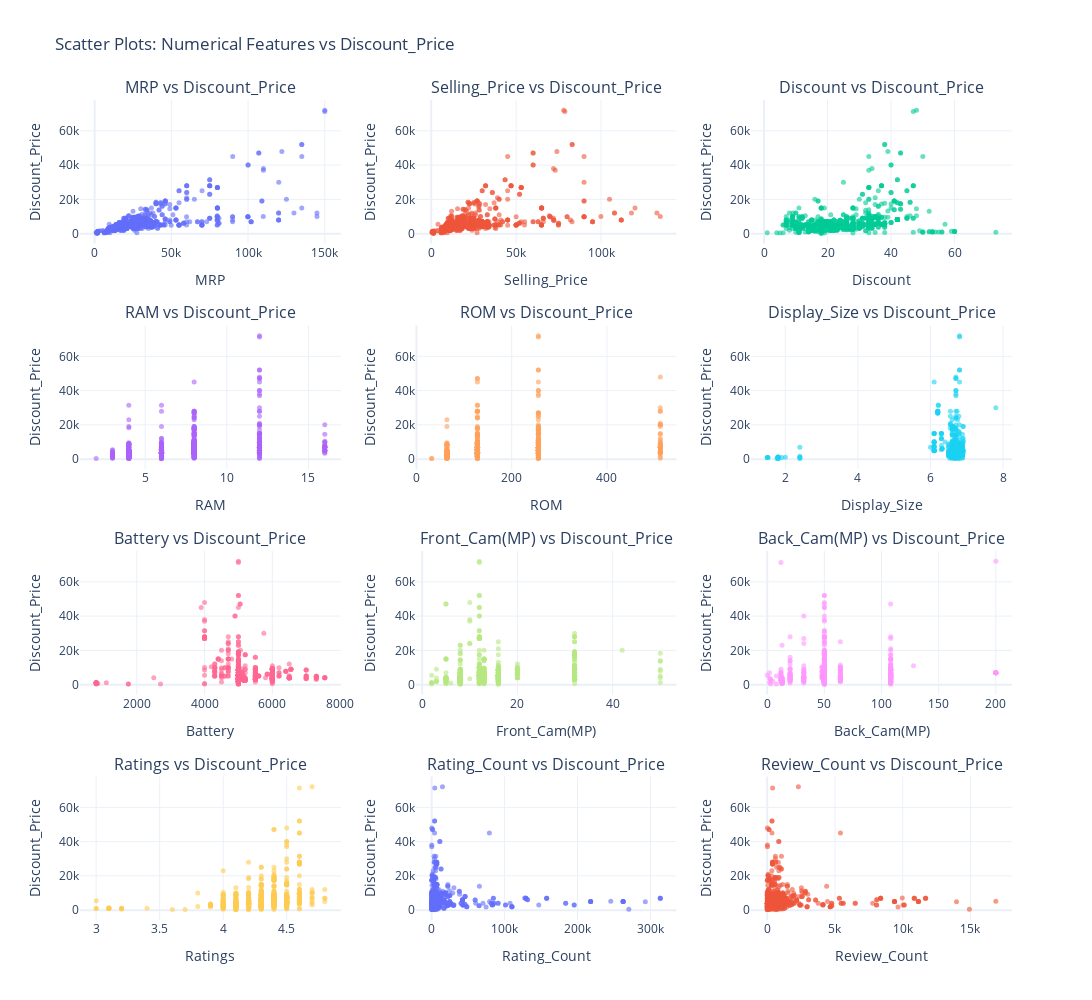

Notebook source saved alongside this figure:
### Code cell
import plotly.express as px
import plotly.subplots as sp
import plotly.graph_objects as go

# List of numerical columns (excluding Discount_Price)
num_cols = [col for col in df.select_dtypes(include='number').columns if col != 'Discount_Price']
# Create subplot grid (adjust as per number of columns)
rows = 4
cols = 3
fig = sp.make_subplots(rows=rows, cols=cols, subplot_titles=[f"{col} vs Discount_Price" for col in num_cols],horizontal_spacing=0.08,vertical_spacing=0.1)
# Add scatter plots with axis labels
for i, col in enumerate(num_cols):
    row = i // cols + 1
    col_idx = i % cols + 1
    fig.add_trace(
        go.Scatter(
            x=df[col], 
            y=df['Discount_Price'], 
            mode='markers',
            marker=dict(size=5, opacity=0.6),
            name=col
        ),
        row=row, col=col_idx
    )
    
    # Add axis titles for each subplot
    fig.update_xaxes(title_text=col, row=row, col=col_idx)
    fig.update_yaxes(title_text='Discount_Price', row=row, col=col_idx)

# Update layout
fig.update_layout(height=1000, width=1200, title_text="Scatter Plots: Numerical Features vs Discount_Price",showlegend=False,template="plotly_white")
fig.show()

### Figure 1 — Plotly figure (JSON) as saved in the notebook; plotly's stock layout.template omitted (floating-point values rounded to 4 significant figures; data arrays with more than 128 entries replaced by an {"elided": "..."} marker saying what was removed)
{"data": [{"marker": {"opacity": 0.6, "size": 5}, "mode": "markers", "name": "MRP", "type": "scatter", "x": {"elided": "885 int values"}, "xaxis": "x", "y": {"elided": "885 int values"}, "yaxis": "y"}, {"marker": {"opacity": 0.6, "size": 5}, "mode": "markers", "name": "Selling_Price", "type": "scatter", "x": {"elided": "885 int values"}, "xaxis": "x2", "y": {"elided": "885 int values"}, "yaxis": "y2"}, {"marker": {"opacity": 0.6, "size": 5}, "mode": "markers", "name": "Discount", "type": "scatter", "x": {"elided": "885 int values"}, "xaxis": "x3", "y": {"elided": "885 int values"}, "yaxis": "y3"}, {"marker": {"opacity": 0.6, "size": 5}, "mode": "markers", "name": "RAM", "type": "scatter", "x": {"elided": "885 int values"}, "xaxis": "x4", "y": {"elided": "885 int values"}, "yaxis": "y4"}, {"marker": {"opacity": 0.6, "size": 5}, "mode": "markers", "name": "ROM", "type": "scatter", "x": {"elided": "885 int values"}, "xaxis": "x5", "y": {"elided": "885 int values"}, "yaxis": "y5"}, {"marker": {"opacity": 0.6, "size": 5}, "mode": "markers", "name": "Display_Size", "type": "scatter", "x": {"elided": "885 float values"}, "xaxis": "x6", "y": {"elided": "885 int values"}, "yaxis": "y6"}, {"marker": {"opacity": 0.6, "size": 5}, "mode": "markers", "name": "Battery", "type": "scatter", "x": {"elided": "885 int values"}, "xaxis": "x7", "y": {"elided": "885 int values"}, "yaxis": "y7"}, {"marker": {"opacity": 0.6, "size": 5}, "mode": "markers", "name": "Front_Cam(MP)", "type": "scatter", "x": {"elided": "885 int values"}, "xaxis": "x8", "y": {"elided": "885 int values"}, "yaxis": "y8"}, {"marker": {"opacity": 0.6, "size": 5}, "mode": "markers", "name": "Back_Cam(MP)", "type": "scatter", "x": {"elided": "885 int values"}, "xaxis": "x9", "y": {"elided": "885 int values"}, "yaxis": "y9"}, {"marker": {"opacity": 0.6, "size": 5}, "mode": "markers", "name": "Ratings", "type": "scatter", "x": {"elided": "885 float values"}, "xaxis": "x10", "y": {"elided": "885 int values"}, "yaxis": "y10"}, {"marker": {"opacity": 0.6, "size": 5}, "mode": "markers", "name": "Rating_Count", "type": "scatter", "x": {"elided": "885 int values"}, "xaxis": "x11", "y": {"elided": "885 int values"}, "yaxis": "y11"}, {"marker": {"opacity": 0.6, "size": 5}, "mode": "markers", "name": "Review_Count", "type": "scatter", "x": {"elided": "885 int values"}, "xaxis": "x12", "y": {"elided": "885 int values"}, "yaxis": "y12"}], "layout": {"annotations": [{"font": {"size": 16}, "showarrow": false, "text": "MRP vs Discount_Price", "x": 0.14, "xanchor": "center", "xref": "paper", "y": 1, "yanchor": "bottom", "yref": "paper"}, {"font": {"size": 16}, "showarrow": false, "text": "Selling_Price vs Discount_Price", "x": 0.5, "xanchor": "center", "xref": "paper", "y": 1, "yanchor": "bottom", "yref": "paper"}, {"font": {"size": 16}, "showarrow": false, "text": "Discount vs Discount_Price", "x": 0.86, "xanchor": "center", "xref": "paper", "y": 1, "yanchor": "bottom", "yref": "paper"}, {"font": {"size": 16}, "showarrow": false, "text": "RAM vs Discount_Price", "x": 0.14, "xanchor": "center", "xref": "paper", "y": 0.725, "yanchor": "bottom", "yref": "paper"}, {"font": {"size": 16}, "showarrow": false, "text": "ROM vs Discount_Price", "x": 0.5, "xanchor": "center", "xref": "paper", "y": 0.725, "yanchor": "bottom", "yref": "paper"}, {"font": {"size": 16}, "showarrow": false, "text": "Display_Size vs Discount_Price", "x": 0.86, "xanchor": "center", "xref": "paper", "y": 0.725, "yanchor": "bottom", "yref": "paper"}, {"font": {"size": 16}, "showarrow": false, "text": "Battery vs Discount_Price", "x": 0.14, "xanchor": "center", "xref": "paper", "y": 0.45, "yanchor": "bottom", "yref": "paper"}, {"font": {"size": 16}, "showarrow": false, "text": "Front_Cam(MP) vs Discount_Price", "x": 0.5, "xanchor": "center", "xref": "paper", "y": 0.45, "yanchor": "bottom", "yref": "paper"}, {"font": {"size": 16}, "showarrow": false, "text": "Back_Cam(MP) vs Discount_Price", "x": 0.86, "xanchor": "center", "xref": "paper", "y": 0.45, "yanchor": "bottom", "yref": "paper"}, {"font": {"size": 16}, "showarrow": false, "text": "Ratings vs Discount_Price", "x": 0.14, "xanchor": "center", "xref": "paper", "y": 0.175, "yanchor": "bottom", "yref": "paper"}, {"font": {"size": 16}, "showarrow": false, "text": "Rating_Count vs Discount_Price", "x": 0.5, "xanchor": "center", "xref": "paper", "y": 0.175, "yanchor": "bottom", "yref": "paper"}, {"font": {"size": 16}, "showarrow": false, "text": "Review_Count vs Discount_Price", "x": 0.86, "xanchor": "center", "xref": "paper", "y": 0.175, "yanchor": "bottom", "yref": "paper"}], "height": 1000, "showlegend": false, "title": {"text": "Scatter Plots: Numerical Features vs Discount_Price"}, "width": 1200, "xaxis": {"anchor": "y", "autorange": true, "domain": [0, 0.28], "range": [-9301.0, 160300.0], "title": {"text": "MRP"}, "type": "linear"}, "xaxis10": {"anchor": "y10", "autorange": true, "domain": [0, 0.28], "range": [2.876, 4.924], "title": {"text": "Ratings"}, "type": "linear"}, "xaxis11": {"anchor": "y11", "autorange": true, "domain": [0.36, 0.64], "range": [-21650.0, 335200.0], "title": {"text": "Rating_Count"}, "type": "linear"}, "xaxis12": {"anchor": "y12", "autorange": true, "domain": [0.72, 1], "range": [-1167.0, 18040.0], "title": {"text": "Review_Count"}, "type": "linear"}, "xaxis2": {"anchor": "y2", "autorange": true, "domain": [0.36, 0.64], "range": [-9040.0, 144200.0], "title": {"text": "Selling_Price"}, "type": "linear"}, "xaxis3": {"anchor": "y3", "autorange": true, "domain": [0.72, 1], "range": [-3.977, 77.98], "title": {"text": "Discount"}, "type": "linear"}, "xaxis4": {"anchor": "y4", "autorange": true, "domain": [0, 0.28], "range": [1.032, 16.97], "title": {"text": "RAM"}, "type": "linear"}, "xaxis5": {"anchor": "y5", "autorange": true, "domain": [0.36, 0.64], "range": [-1.181, 545.2], "title": {"text": "ROM"}, "type": "linear"}, "xaxis6": {"anchor": "y6", "autorange": true, "domain": [0.72, 1], "range": [1.064, 8.236], "title": {"text": "Display_Size"}, "type": "linear"}, "xaxis7": {"anchor": "y7", "autorange": true, "domain": [0, 0.28], "range": [333.4, 8017.0], "title": {"text": "Battery"}, "type": "linear"}, "xaxis8": {"anchor": "y8", "autorange": true, "domain": [0.36, 0.64], "range": [-1.318, 53.32], "title": {"text": "Front_Cam(MP)"}, "type": "linear"}, "xaxis9": {"anchor": "y9", "autorange": true, "domain": [0.72, 1], "range": [-13.83, 213.8], "title": {"text": "Back_Cam(MP)"}, "type": "linear"}, "yaxis": {"anchor": "x", "autorange": true, "domain": [0.825, 1], "range": [-5763.0, 78010.0], "title": {"text": "Discount_Price"}, "type": "linear"}, "yaxis10": {"anchor": "x10", "autorange": true, "domain": [0, 0.175], "range": [-5763.0, 78010.0], "title": {"text": "Discount_Price"}, "type": "linear"}, "yaxis11": {"anchor": "x11", "autorange": true, "domain": [0, 0.175], "range": [-5763.0, 78010.0], "title": {"text": "Discount_Price"}, "type": "linear"}, "yaxis12": {"anchor": "x12", "autorange": true, "domain": [0, 0.175], "range": [-5763.0, 78010.0], "title": {"text": "Discount_Price"}, "type": "linear"}, "yaxis2": {"anchor": "x2", "autorange": true, "domain": [0.825, 1], "range": [-5763.0, 78010.0], "title": {"text": "Discount_Price"}, "type": "linear"}, "yaxis3": {"anchor": "x3", "autorange": true, "domain": [0.825, 1], "range": [-5763.0, 78010.0], "title": {"text": "Discount_Price"}, "type": "linear"}, "yaxis4": {"anchor": "x4", "autorange": true, "domain": [0.55, 0.725], "range": [-5763.0, 78010.0], "title": {"text": "Discount_Price"}, "type": "linear"}, "yaxis5": {"anchor": "x5", "autorange": true, "domain": [0.55, 0.725], "range": [-5763.0, 78010.0], "title": {"text": "Discount_Price"}, "type": "linear"}, "yaxis6": {"anchor": "x6", "autorange": true, "domain": [0.55, 0.725], "range": [-5763.0, 78010.0], "title": {"text": "Discount_Price"}, "type": "linear"}, "yaxis7": {"anchor": "x7", "autorange": true, "domain": [0.275, 0.45], "range": [-5763.0, 78010.0], "title": {"text": "Discount_Price"}, "type": "linear"}, "yaxis8": {"anchor": "x8", "autorange": true, "domain": [0.275, 0.45], "range": [-5763.0, 78010.0], "title": {"text": "Discount_Price"}, "type": "linear"}, "yaxis9": {"anchor": "x9", "autorange": true, "domain": [0.275, 0.45], "range": [-5763.0, 78010.0], "title": {"text": "Discount_Price"}, "type": "linear"}}}
